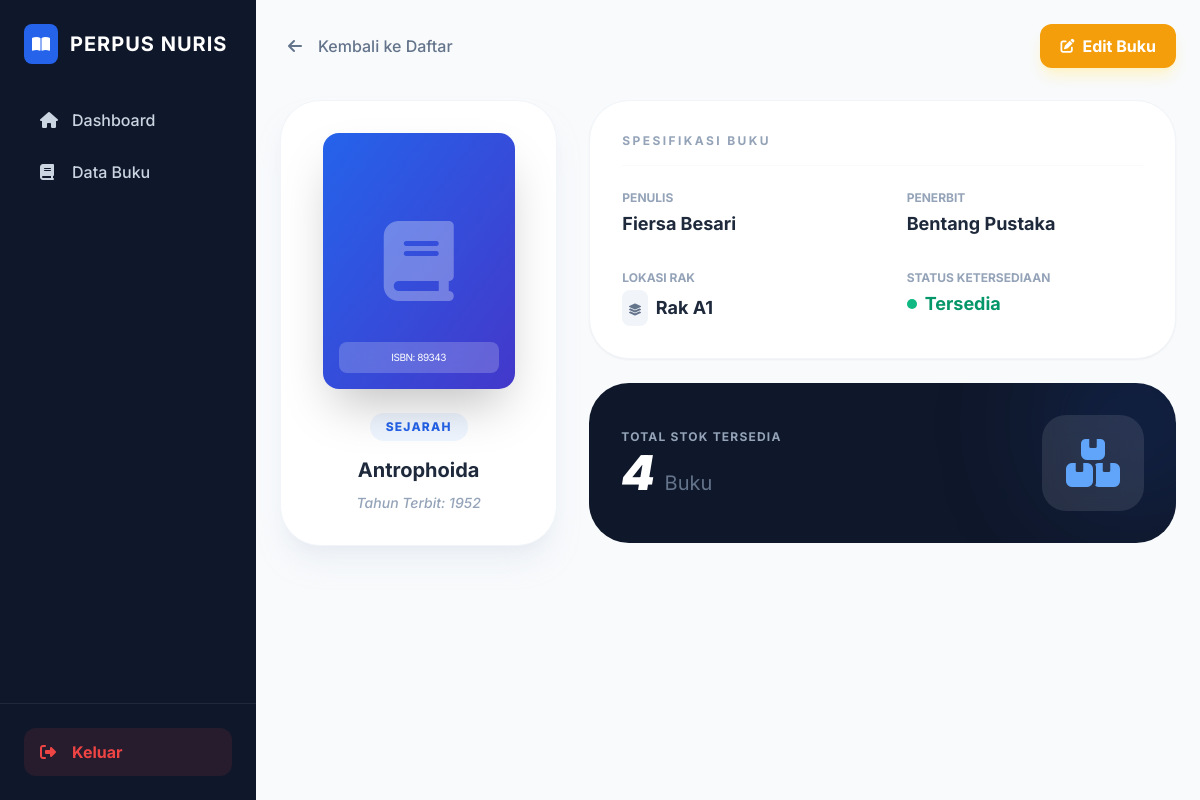
The app's page /pages/buku/detail.php?id=4 with its own data.
### tables this page shows
CREATE TABLE `buku` (
  `id` int(11) NOT NULL AUTO_INCREMENT,
  `judul_buku` varchar(255) NOT NULL,
  `isbn` varchar(20) DEFAULT NULL,
  `stok` int(11) DEFAULT 0,
  `tahun_terbit` year(4) DEFAULT NULL,
  `id_kategori` int(11) DEFAULT NULL,
  `id_penulis` int(11) DEFAULT NULL,
  `id_penerbit` int(11) DEFAULT NULL,
  `id_rak` int(11) DEFAULT NULL,
  PRIMARY KEY (`id`),
  KEY `id_kategori` (`id_kategori`),
  KEY `id_penulis` (`id_penulis`),
  KEY `id_penerbit` (`id_penerbit`),
  KEY `id_rak` (`id_rak`),
  CONSTRAINT `buku_ibfk_1` FOREIGN KEY (`id_kategori`) REFERENCES `kategori` (`id`),
  CONSTRAINT `buku_ibfk_2` FOREIGN KEY (`id_penulis`) REFERENCES `penulis` (`id`),
  CONSTRAINT `buku_ibfk_3` FOREIGN KEY (`id_penerbit`) REFERENCES `penerbit` (`id`),
  CONSTRAINT `buku_ibfk_4` FOREIGN KEY (`id_rak`) REFERENCES `rak` (`id`)
);

CREATE TABLE `kategori` (
  `id` int(11) NOT NULL AUTO_INCREMENT,
  `nama_kategori` varchar(50) NOT NULL,
  PRIMARY KEY (`id`)
);

CREATE TABLE `penulis` (
  `id` int(11) NOT NULL AUTO_INCREMENT,
  `nama_penulis` varchar(100) NOT NULL,
  `biografi` text,
  PRIMARY KEY (`id`)
);

CREATE TABLE `penerbit` (
  `id` int(11) NOT NULL AUTO_INCREMENT,
  `nama_penerbit` varchar(100) NOT NULL,
  `alamat_penerbit` text,
  PRIMARY KEY (`id`)
);

CREATE TABLE `rak` (
  `id` int(11) NOT NULL AUTO_INCREMENT,
  `nama_rak` varchar(50) NOT NULL,
  `lokasi` varchar(100) DEFAULT NULL,
  PRIMARY KEY (`id`)
);

### pages/buku/detail.php (the view, shortened to what this page needs)
<?php
require_once "../../konek.php";
require_once "../../layout/header.php";
require_once "../../layout/sidebar.php";
$id = $_GET['id'];
$query = mysqli_query($conn, "SELECT buku.*,
                                     kategori.nama_kategori,
                                     penulis.nama_penulis,
                                     penerbit.nama_penerbit,
                                     rak.nama_rak
                              FROM buku
                              LEFT JOIN kategori ON buku.id_kategori = kategori.id
                              LEFT JOIN penulis ON buku.id_penulis = penulis.id
                              LEFT JOIN penerbit ON buku.id_penerbit = penerbit.id
                              LEFT JOIN rak ON buku.id_rak = rak.id
                              WHERE buku.id='$id'");
$data = mysqli_fetch_assoc($query);
?>
<div class="p-6 max-w-5xl mx-auto">
    <div class="flex items-center justify-between mb-8">
        <a href="index.php" class="group flex items-center gap-2 text-slate-500 hover:text-blue-600 transition-colors">
            <div class="p-2 rounded-full group-hover:bg-blue-50 transition-colors">
                <i class="fas fa-arrow-left"></i>
            </div>
            <span class="font-medium">Kembali ke Daftar</span>
        </a>
        <?php if ($_SESSION['role'] !== 'anggota') : ?>
        <div class="flex gap-3">
            <a href="edit.php?id=<?= $id; ?>" class="bg-amber-500 hover:bg-amber-600 text-white px-5 py-2.5 rounded-xl font-bold transition-all shadow-lg shadow-amber-100 flex items-center gap-2">
                <i class="fas fa-edit text-sm"></i> Edit Buku
            </a>
        </div>
        <?php endif; ?>
    </div>
    <div class="grid grid-cols-1 lg:grid-cols-3 gap-8">
        <div class="lg:col-span-1">
            <div class="bg-white p-8 rounded-[2.5rem] shadow-xl shadow-slate-200/50 border border-slate-100 flex flex-col items-center">
                <div class="w-48 h-64 bg-gradient-to-br from-blue-600 to-indigo-700 rounded-2xl shadow-2xl flex items-center justify-center text-white mb-6 relative overflow-hidden group">
                    <i class="fas fa-book fa-5x opacity-30 group-hover:scale-110 transition-transform duration-500"></i>
                    <div class="absolute bottom-4 left-4 right-4 bg-white/20 backdrop-blur-md p-2 rounded-lg text-[10px] uppercase tracking-tighter text-center">
                        ISBN: <?= $data['isbn']; ?>
                    </div>
                </div>
                <span class="px-4 py-1.5 rounded-full bg-blue-50 text-blue-600 text-xs font-extrabold uppercase tracking-widest">
                    <?= $data['nama_kategori'] ?? 'Umum'; ?>
                </span>
                <h3 class="mt-4 text-center font-bold text-slate-800 text-xl leading-snug"><?= $data['judul_buku']; ?></h3>
                <p class="text-slate-400 text-sm mt-2 font-medium italic">Tahun Terbit: <?= $data['tahun_terbit']; ?></p>
            </div>
        </div>
        <div class="lg:col-span-2 space-y-6">
            <div class="bg-white rounded-[2.5rem] shadow-sm border border-slate-100 p-8">
                <h4 class="text-slate-400 font-bold text-xs uppercase tracking-[0.2em] mb-6 border-b border-slate-50 pb-4">Spesifikasi Buku</h4>
                <div class="grid grid-cols-1 md:grid-cols-2 gap-y-8 gap-x-12">
                    <div class="space-y-1">
                        <p class="text-slate-400 text-xs font-bold uppercase">Penulis</p>
                        <p class="text-slate-800 font-bold text-lg"><?= $data['nama_penulis'] ?? '-'; ?></p>
                    </div>
                    <div class="space-y-1">
                        <p class="text-slate-400 text-xs font-bold uppercase">Penerbit</p>
                        <p class="text-slate-800 font-bold text-lg"><?= $data['nama_penerbit'] ?? '-'; ?></p>
                    </div>
                    <div class="space-y-1">
                        <p class="text-slate-400 text-xs font-bold uppercase">Lokasi Rak</p>
                        <div class="flex items-center gap-2">
                             <span class="p-1.5 bg-slate-100 rounded-lg text-slate-500"><i class="fas fa-layer-group text-xs"></i></span>
                             <p class="text-slate-800 font-bold text-lg"><?= $data['nama_rak'] ?? '-'; ?></p>
                        </div>
                    </div>
                    <div class="space-y-1">
                        <p class="text-slate-400 text-xs font-bold uppercase">Status Ketersediaan</p>
                        <?php if ($data['stok'] > 0) : ?>
                            <div class="flex items-center gap-2 text-emerald-600 font-bold text-lg">
                                <span class="w-2.5 h-2.5 bg-emerald-500 rounded-full animate-pulse"></span>
                                Tersedia
                            </div>
                        <?php endif; ?>
                    </div>
                </div>
            </div>
            <div class="bg-slate-900 rounded-[2.5rem] p-8 text-white flex items-center justify-between overflow-hidden relative group">
                <div class="relative z-10">
                    <p class="text-slate-400 font-bold text-xs uppercase tracking-widest mb-1">Total Stok Tersedia</p>
                    <h2 class="text-5xl font-black italic"><?= $data['stok']; ?> <span class="text-xl font-normal not-italic text-slate-500">Buku</span></h2>
                </div>
                <div class="p-6 bg-white/10 rounded-3xl backdrop-blur-md relative z-10">
                    <i class="fas fa-boxes fa-3x text-blue-400 group-hover:rotate-12 transition-transform"></i>
                </div>
                <div class="absolute -right-10 -top-10 w-40 h-40 bg-blue-600/20 rounded-full blur-3xl"></div>
            </div>
        </div>
    </div>
</div>
<?php require_once "../../layout/footer.php"; ?>

### layout/header.php (style rules this page uses)
body { font-family: 'Inter', sans-serif; }

### records on screen
buku: isbn "89343", id_kategori.nama_kategori "SEJARAH", judul_buku "Antrophoida", tahun_terbit "1952", id_penulis.nama_penulis "Fiersa Besari", id_penerbit.nama_penerbit "Bentang Pustaka", id_rak.nama_rak "Rak A1", stok "4"
